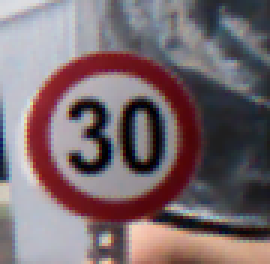
#> input picture test_data/Images/0.ppm, 90 x 88 px, found by its file name (shown 3 times larger); its folder holds only this picture in this run
$ python detection_tester.py
#> lines starting #> are read from the running program, lines starting #| are printed output that depends on the picture; after the words box and inside, x2 and y2 are one past the last pixel; in counts of white or black regions, pixels touching at a corner belong together
#> further down, img is the input picture: shape (88, 90, 3); mean B, G, R 110.8, 106.2, 121.6
### validation/circle_detection/CircleDetectionSkabelon.py
import cv2
import numpy as np
import os

def circle_detection(img, dest_path, dest_name, index):
    # Convert to grayscale.
#> called with dest_name = 'test0.jpg', index = 0
    gray = cv2.cvtColor(img, cv2.COLOR_BGR2GRAY)
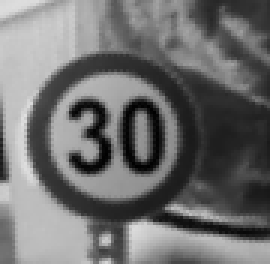
#> gray: shape (88, 90) (shown 3 times larger); min 0, max 224, mean 111.3

    # Blur using 3 * 3 kernel.
    gray_blurred = cv2.blur(gray, (3, 3))
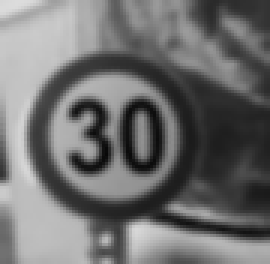
#> gray_blurred: shape (88, 90) (shown 3 times larger); min 8, max 220, mean 111.4

    # Apply Hough transform on the blurred image.
    detected_circles = cv2.HoughCircles(gray_blurred,
                                        cv2.HOUGH_GRADIENT, 1, 40, param1=50,
                                        param2=30, minRadius=8, maxRadius=0)
#> detected_circles = [[37.5, 45.5, 28.8]]
    # Draw circles that are detected.
    if detected_circles is not None:

        # Convert the circle parameters a, b and r to integers.
        detected_circles = np.uint16(np.around(detected_circles))
#> detected_circles = [[38, 46, 29]]

        for pt in detected_circles[0, :]:
            a, b, r = pt[0], pt[1], pt[2]

            # Draw the circumference of the circle.
            cv2.circle(img, (a, b), r, (0, 255, 0), 2)

            # Draw a small circle (of radius 1) to show the center.
            cv2.circle(img, (a, b), 1, (0, 0, 255), 3)
#> this loop made 1 pass
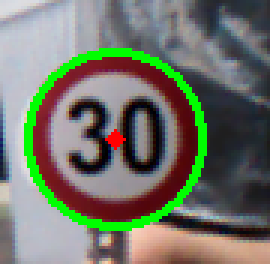
#> img: shape (88, 90, 3) (shown 3 times larger); 7.11% of pixels changed, all inside (x1, y1, x2, y2) = (8, 16, 69, 77)

        os.chdir(dest_path)
        cv2.imwrite(dest_name, img)

        return True

    else:
        os.chdir(dest_path)
        cv2.imwrite('REJECTED' + str(index) + '.jpg', img)
        return False

### validation/circle_detection/detection_tester.py
import cv2
import os
import numpy as np
from validation.circle_detection.CircleDetectionSkabelon import circle_detection

# Read image.
validated_counter = 0
rejected_counter = 0

for i in range(0, 700):

    #src_path = '../testdata/Images/' + str(i) + '.ppm'
    src_path = 'C:/Users/sujee/Desktop/P5/Images/' + str(i) + '.ppm'
    if os.path.exists(src_path):
        #dest_path = '/test_detection/'
        dest_path = 'C:/Users/sujee/PycharmProjects/speed-sign-recognition/validation/test_detection/'
        dest_name = 'test' + str(i) + '.jpg'
        img = cv2.imread(src_path, cv2.IMREAD_COLOR)
        if circle_detection(img, dest_path, dest_name, i):
            validated_counter += 1
        else:
            rejected_counter += 1

print('Validated images: ' + str(validated_counter))
print('Rejected images: ' + str(rejected_counter))
